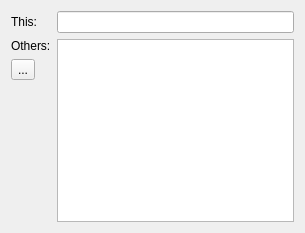
<?xml version="1.0" encoding="UTF-8"?>
<ui version="4.0">
 <class>COtherSwiftVersionsComponent</class>
 <widget class="QFrame" name="COtherSwiftVersionsComponent">
  <property name="geometry">
   <rect>
    <x>0</x>
    <y>0</y>
    <width>305</width>
    <height>233</height>
   </rect>
  </property>
  <property name="windowTitle">
   <string>Other swift versions</string>
  </property>
  <layout class="QFormLayout" name="fl_OtherSwiftVersions">
   <item row="0" column="0">
    <widget class="QLabel" name="lbl_ThisVersion">
     <property name="text">
      <string>This:</string>
     </property>
    </widget>
   </item>
   <item row="0" column="1">
    <widget class="QLineEdit" name="le_ThisVersion">
     <property name="readOnly">
      <bool>true</bool>
     </property>
    </widget>
   </item>
   <item row="1" column="0">
    <widget class="QWidget" name="wi_OtherVersions" native="true">
     <layout class="QVBoxLayout" name="vl_OtherVersions">
      <property name="leftMargin">
       <number>0</number>
      </property>
      <property name="topMargin">
       <number>0</number>
      </property>
      <property name="rightMargin">
       <number>0</number>
      </property>
      <property name="bottomMargin">
       <number>0</number>
      </property>
      <item>
       <widget class="QLabel" name="lbl_OtherVersions">
        <property name="text">
         <string>Others:</string>
        </property>
       </widget>
      </item>
      <item>
       <widget class="QToolButton" name="tb_DataDir">
        <property name="toolTip">
         <string>data directory</string>
        </property>
        <property name="text">
         <string>...</string>
        </property>
        <property name="icon">
         <iconset resource="../../blackmisc/blackmisc.qrc">
          <normaloff>:/diagona/icons/diagona/icons/folder--plus.png</normaloff>:/diagona/icons/diagona/icons/folder--plus.png</iconset>
        </property>
       </widget>
      </item>
      <item>
       <spacer name="vs_OtherVersions">
        <property name="orientation">
         <enum>Qt::Vertical</enum>
        </property>
        <property name="sizeHint" stdset="0">
         <size>
          <width>20</width>
          <height>40</height>
         </size>
        </property>
       </spacer>
      </item>
     </layout>
    </widget>
   </item>
   <item row="1" column="1">
    <widget class="BlackGui::Views::CApplicationInfoView" name="tvp_ApplicationInfo">
     <property name="selectionMode">
      <enum>QAbstractItemView::SingleSelection</enum>
     </property>
     <property name="selectionBehavior">
      <enum>QAbstractItemView::SelectRows</enum>
     </property>
     <attribute name="verticalHeaderVisible">
      <bool>false</bool>
     </attribute>
    </widget>
   </item>
  </layout>
 </widget>
 <customwidgets>
  <customwidget>
   <class>BlackGui::Views::CApplicationInfoView</class>
   <extends>QTableView</extends>
   <header>blackgui/views/applicationinfoview.h</header>
  </customwidget>
 </customwidgets>
 <tabstops>
  <tabstop>tb_DataDir</tabstop>
  <tabstop>le_ThisVersion</tabstop>
  <tabstop>tvp_ApplicationInfo</tabstop>
 </tabstops>
 <resources>
  <include location="../../blackmisc/blackmisc.qrc"/>
 </resources>
 <connections/>
</ui>
